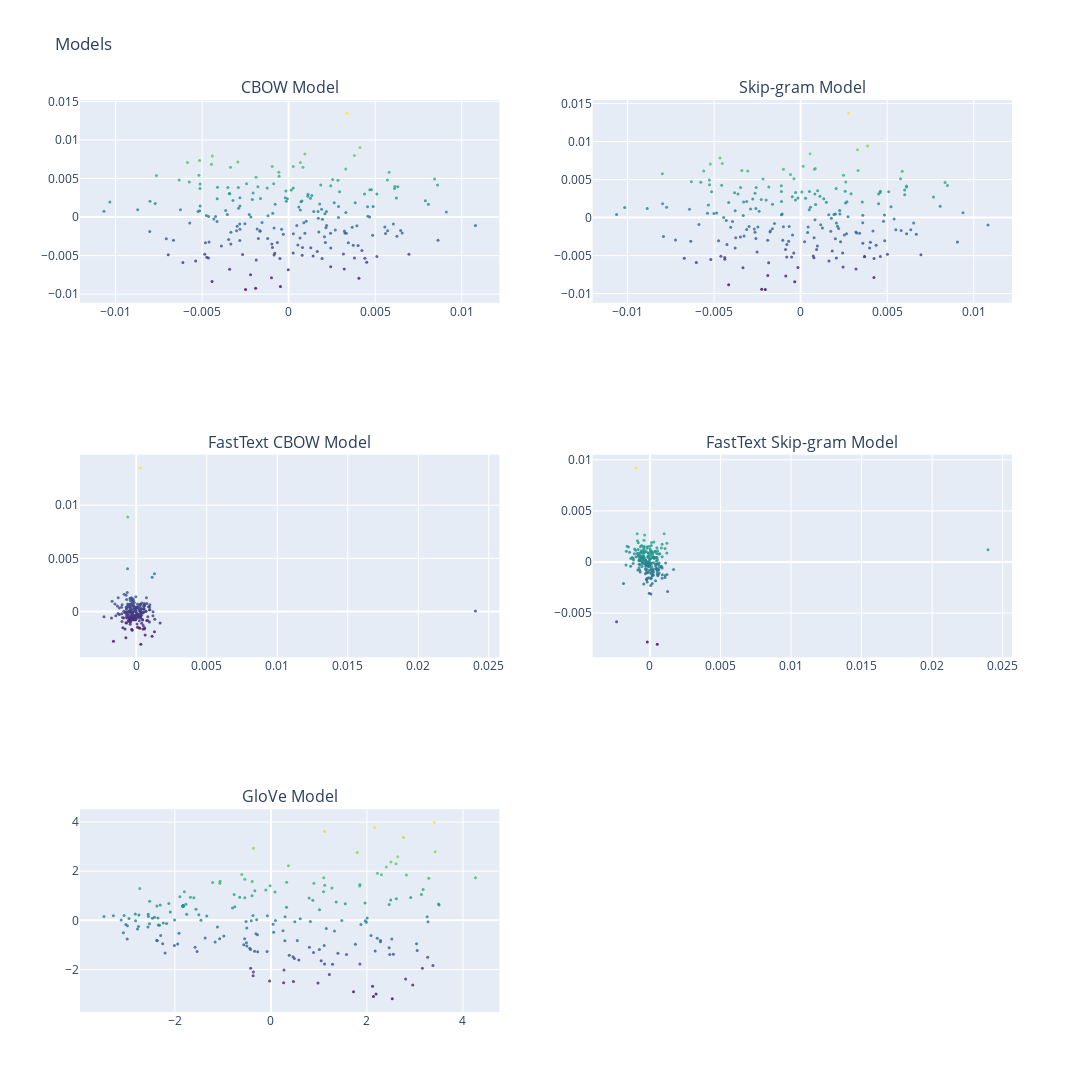

Source (notebook cell):
### Markdown cell above
# **Visualizing Word Embeddings**

### Code cell
fig = make_subplots(rows=3, cols=2, subplot_titles=('CBOW Model', 'Skip-gram Model', 'FastText CBOW Model', 'FastText Skip-gram Model', 'GloVe Model'))

fig.add_trace(go.Scatter(x=cbow_result_2d[:, 0], y=cbow_result_2d[:, 1], mode='markers', marker=dict(size=3, color=cbow_result_2d[:, 1], colorscale='Viridis', opacity=0.8), text=cbow_model_words, hoverinfo='text'), row=1, col=1)
fig.add_trace(go.Scatter(x=skipgram_result_2d[:, 0], y=skipgram_result_2d[:, 1], mode='markers', marker=dict(size=3, color=skipgram_result_2d[:, 1], colorscale='Viridis', opacity=0.8), text=skipgram_model_words, hoverinfo='text'), row=1, col=2)
fig.add_trace(go.Scatter(x=fasttext_cbow_result_2d[:, 0], y=fasttext_cbow_result_2d[:, 1], mode='markers', marker=dict(size=3, color=fasttext_cbow_result_2d[:, 1], colorscale='Viridis', opacity=0.8), text=fasttext_cbow_model_words, hoverinfo='text'), row=2, col=1)
fig.add_trace(go.Scatter(x=fasttext_skipgram_result_2d[:, 0], y=fasttext_skipgram_result_2d[:, 1], mode='markers', marker=dict(size=3, color=fasttext_skipgram_result_2d[:, 1], colorscale='Viridis', opacity=0.8), text=fasttext_skipgram_model_words, hoverinfo='text'), row=2, col=2)
fig.add_trace(go.Scatter(x=glove_result_2d[:, 0], y=glove_result_2d[:, 1], mode='markers', marker=dict(size=3, color=glove_result_2d[:, 1], colorscale='Viridis', opacity=0.8), text=fasttext_skipgram_model_words, hoverinfo='text'), row=3, col=1)
fig.update_layout(title_text='Models', height=2400, width=1600, showlegend=False)

fig.show()

### Figure 1 — Plotly figure (JSON) as saved in the notebook; plotly's stock layout.template omitted (floating-point values rounded to 4 significant figures; data arrays with more than 128 entries replaced by an {"elided": "..."} marker saying what was removed)
{"data": [{"hoverinfo": "text", "marker": {"color": {"elided": "210 float values"}, "colorscale": [[0, "#440154"], [0.1111, "#482878"], [0.2222, "#3e4989"], [0.3333, "#31688e"], [0.4444, "#26828e"], [0.5556, "#1f9e89"], [0.6667, "#35b779"], [0.7778, "#6ece58"], [0.8889, "#b5de2b"], [1, "#fde725"]], "opacity": 0.8, "size": 3}, "mode": "markers", "text": {"elided": "210 str values"}, "type": "scatter", "x": {"elided": "210 float values"}, "xaxis": "x", "y": {"elided": "210 float values"}, "yaxis": "y"}, {"hoverinfo": "text", "marker": {"color": {"elided": "210 float values"}, "colorscale": [[0, "#440154"], [0.1111, "#482878"], [0.2222, "#3e4989"], [0.3333, "#31688e"], [0.4444, "#26828e"], [0.5556, "#1f9e89"], [0.6667, "#35b779"], [0.7778, "#6ece58"], [0.8889, "#b5de2b"], [1, "#fde725"]], "opacity": 0.8, "size": 3}, "mode": "markers", "text": {"elided": "210 str values"}, "type": "scatter", "x": {"elided": "210 float values"}, "xaxis": "x2", "y": {"elided": "210 float values"}, "yaxis": "y2"}, {"hoverinfo": "text", "marker": {"color": {"elided": "210 float values"}, "colorscale": [[0, "#440154"], [0.1111, "#482878"], [0.2222, "#3e4989"], [0.3333, "#31688e"], [0.4444, "#26828e"], [0.5556, "#1f9e89"], [0.6667, "#35b779"], [0.7778, "#6ece58"], [0.8889, "#b5de2b"], [1, "#fde725"]], "opacity": 0.8, "size": 3}, "mode": "markers", "text": {"elided": "210 str values"}, "type": "scatter", "x": {"elided": "210 float values"}, "xaxis": "x3", "y": {"elided": "210 float values"}, "yaxis": "y3"}, {"hoverinfo": "text", "marker": {"color": {"elided": "210 float values"}, "colorscale": [[0, "#440154"], [0.1111, "#482878"], [0.2222, "#3e4989"], [0.3333, "#31688e"], [0.4444, "#26828e"], [0.5556, "#1f9e89"], [0.6667, "#35b779"], [0.7778, "#6ece58"], [0.8889, "#b5de2b"], [1, "#fde725"]], "opacity": 0.8, "size": 3}, "mode": "markers", "text": {"elided": "210 str values"}, "type": "scatter", "x": {"elided": "210 float values"}, "xaxis": "x4", "y": {"elided": "210 float values"}, "yaxis": "y4"}, {"hoverinfo": "text", "marker": {"color": {"elided": "211 float values"}, "colorscale": [[0, "#440154"], [0.1111, "#482878"], [0.2222, "#3e4989"], [0.3333, "#31688e"], [0.4444, "#26828e"], [0.5556, "#1f9e89"], [0.6667, "#35b779"], [0.7778, "#6ece58"], [0.8889, "#b5de2b"], [1, "#fde725"]], "opacity": 0.8, "size": 3}, "mode": "markers", "text": {"elided": "210 str values"}, "type": "scatter", "x": {"elided": "211 float values"}, "xaxis": "x5", "y": {"elided": "211 float values"}, "yaxis": "y5"}], "layout": {"annotations": [{"font": {"size": 16}, "showarrow": false, "text": "CBOW Model", "x": 0.225, "xanchor": "center", "xref": "paper", "y": 1, "yanchor": "bottom", "yref": "paper"}, {"font": {"size": 16}, "showarrow": false, "text": "Skip-gram Model", "x": 0.775, "xanchor": "center", "xref": "paper", "y": 1, "yanchor": "bottom", "yref": "paper"}, {"font": {"size": 16}, "showarrow": false, "text": "FastText CBOW Model", "x": 0.225, "xanchor": "center", "xref": "paper", "y": 0.6111, "yanchor": "bottom", "yref": "paper"}, {"font": {"size": 16}, "showarrow": false, "text": "FastText Skip-gram Model", "x": 0.775, "xanchor": "center", "xref": "paper", "y": 0.6111, "yanchor": "bottom", "yref": "paper"}, {"font": {"size": 16}, "showarrow": false, "text": "GloVe Model", "x": 0.225, "xanchor": "center", "xref": "paper", "y": 0.2222, "yanchor": "bottom", "yref": "paper"}], "height": 2400, "showlegend": false, "title": {"text": "Models"}, "width": 1600, "xaxis": {"anchor": "y", "domain": [0, 0.45]}, "xaxis2": {"anchor": "y2", "domain": [0.55, 1]}, "xaxis3": {"anchor": "y3", "domain": [0, 0.45]}, "xaxis4": {"anchor": "y4", "domain": [0.55, 1]}, "xaxis5": {"anchor": "y5", "domain": [0, 0.45]}, "xaxis6": {"anchor": "y6", "domain": [0.55, 1]}, "yaxis": {"anchor": "x", "domain": [0.7778, 1]}, "yaxis2": {"anchor": "x2", "domain": [0.7778, 1]}, "yaxis3": {"anchor": "x3", "domain": [0.3889, 0.6111]}, "yaxis4": {"anchor": "x4", "domain": [0.3889, 0.6111]}, "yaxis5": {"anchor": "x5", "domain": [0, 0.2222]}, "yaxis6": {"anchor": "x6", "domain": [0, 0.2222]}}}
